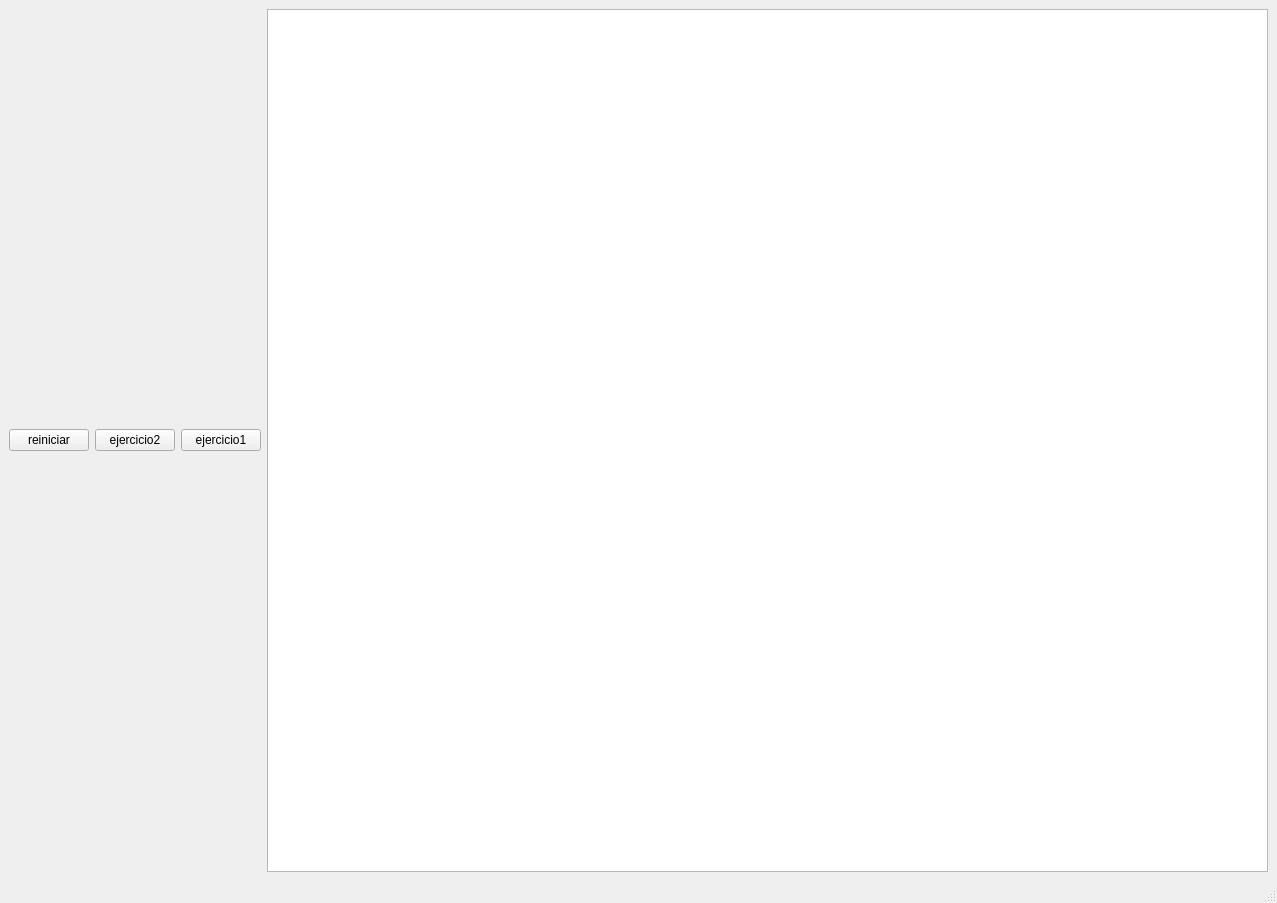
<?xml version="1.0" encoding="UTF-8"?>
<ui version="4.0">
 <class>MainWindow</class>
 <widget class="QMainWindow" name="MainWindow">
  <property name="geometry">
   <rect>
    <x>0</x>
    <y>0</y>
    <width>1277</width>
    <height>903</height>
   </rect>
  </property>
  <property name="windowTitle">
   <string>MainWindow</string>
  </property>
  <widget class="QWidget" name="centralwidget">
   <layout class="QHBoxLayout" name="horizontalLayout">
    <item>
     <widget class="QPushButton" name="finalizar_btn">
      <property name="text">
       <string>reiniciar</string>
      </property>
     </widget>
    </item>
    <item>
     <widget class="QPushButton" name="lanzamiento2_btn">
      <property name="text">
       <string>ejercicio2</string>
      </property>
     </widget>
    </item>
    <item>
     <widget class="QPushButton" name="lanzamiento1_btn">
      <property name="text">
       <string>ejercicio1</string>
      </property>
     </widget>
    </item>
    <item>
     <widget class="QGraphicsView" name="graphicsView"/>
    </item>
   </layout>
  </widget>
  <widget class="QMenuBar" name="menubar">
   <property name="geometry">
    <rect>
     <x>0</x>
     <y>0</y>
     <width>1277</width>
     <height>25</height>
    </rect>
   </property>
  </widget>
  <widget class="QStatusBar" name="statusbar"/>
 </widget>
 <resources/>
 <connections/>
</ui>
